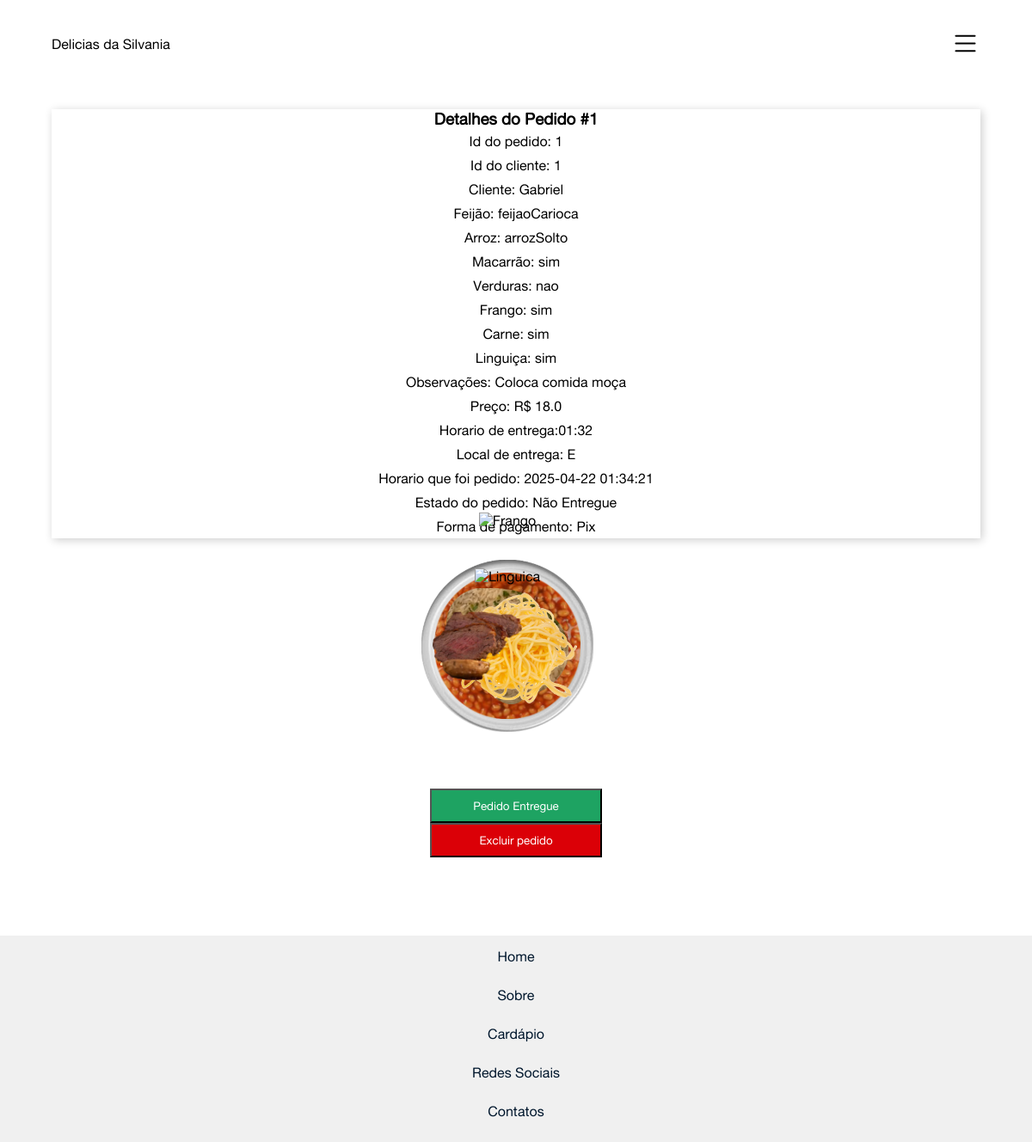
Page /lista/1 on the earlier database version.
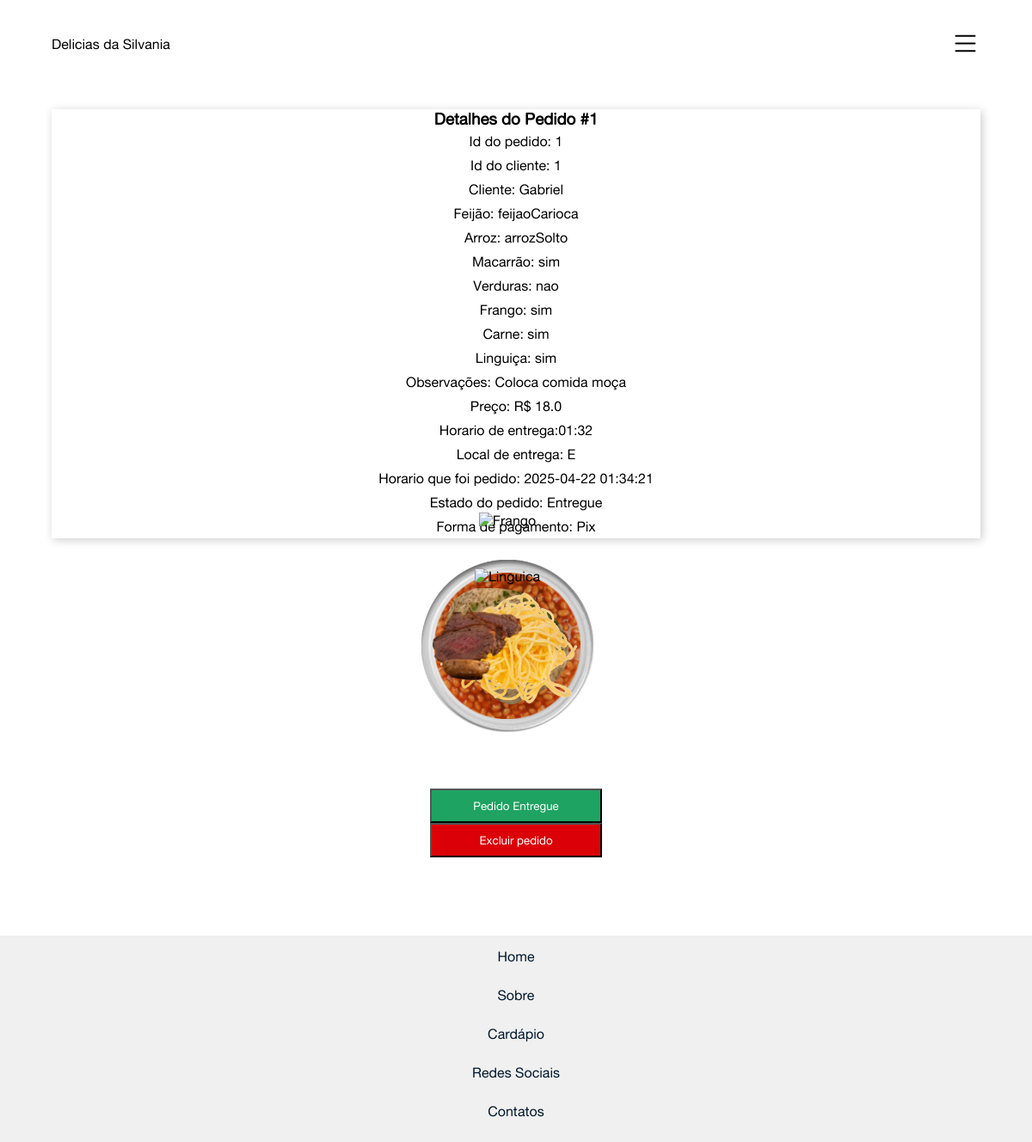
Same page on the later database version.
### tables this page shows
CREATE TABLE pedidos (
                     id INTEGER PRIMARY KEY AUTOINCREMENT,
                     id_Cliente INTEGER NOT NULL,
                     nome_Cliente TEXT NOT NULL,
                     tipo_Feijao TEXT,
                     tipo_Arroz TEXT,
                     macarrao TEXT,
                     verdura TEXT,
                     frango TEXT,
                     carne TEXT,
                     linguica TEXT,
                     obs TEXT,
                     preco REAL,
                     horario_Entrega DATETIME,
                     local_Entrega TEXT NOT NULL,
                     hora_Do_Pedido DATETIME DEFAULT CURRENT_TIMESTAMP,
                     status_Pedido TEXT NOT NULL,
                     forma_Pagamento TEXT NOT NULL
                );

### main.py (the view)
@app.route("/lista/<int:pedido_id>")
def pedido_completo(pedido_id):
    pedido = pedidosDB.id_buscar(pedido_id)
    if pedido:
        return render_template("pedido_completo.html", pedido=pedido)
    else:
        mensagem='Pedido não encontrado'
        return render_template("lista_pedido.html", mensagem=mensagem)

### pedidosDB.py (called while the page is built)
def id_buscar(pedido_id):
    conn = sqlite.connect('pedidosDB.sqlite')
    cursor = conn.cursor()
    cursor.execute('SELECT * FROM pedidos WHERE id = ?', (pedido_id, ))
    pedido = cursor.fetchone()
    conn.close()
    return pedido

### templates/pedido_completo.html (shortened to what this page needs)
{% extends "home.html" %}
{% block content %}
    <div class="container">
        <div class="pedido-container">
            <h3>Detalhes do Pedido #{{ pedido[0] }}</h3>
            <div class="pedido-detalhes"><span class="pedido-detalhes">Id do pedido:</span> {{ pedido[0] }}</div>
            <div class="pedido-detalhes"><span class="pedido-detalhes">Id do cliente:</span> {{ pedido[1] }}</div>
            <div class="pedido-detalhes"><span class="pedido-detalhes">Cliente:</span> {{ pedido[2] }}</div>
            <div class="pedido-detalhes"><span class="pedido-detalhes">Feijão:</span> {{ pedido[3] }}</div>
            <div class="pedido-detalhes"><span class="pedido-detalhes">Arroz:</span> {{ pedido[4] }}</div>
            <div class="pedido-detalhes"><span class="pedido-detalhes">Macarrão:</span> {{ pedido[5] }}</div>
            <div class="pedido-detalhes"><span class="pedido-detalhes">Verduras:</span> {{ pedido[6] }}</div>
            <div class="pedido-detalhes"><span class="pedido-detalhes">Frango:</span> {{ pedido[7] }}</div>
            <div class="pedido-detalhes"><span class="pedido-detalhes">Carne:</span> {{ pedido[8] }}</div>
            <div class="pedido-detalhes"><span class="pedido-detalhes">Linguiça:</span> {{ pedido[9] }}</div>
            <div class="pedido-detalhes"><span class="pedido-detalhes">Observações:</span> {{ pedido[10] }}</div>
            <div class="pedido-detalhes"><span class="pedido-detalhes">Preço:</span> R$ {{ pedido[11] }}</div>
            <div class="pedido-detalhes"><span class="pedido-detalhes">Horario de entrega:</span>{{ pedido[12] }}</div>
            <div class="pedido-detalhes"><span class="pedido-detalhes">Local de entrega:</span> {{ pedido[13] }}</div>
            <div class="pedido-detalhes"><span class="pedido-detalhes">Horario que foi pedido:</span> {{ pedido[14] }}</div>
            <div class="pedido-detalhes"><span class="pedido-detalhes">Estado do pedido:</span> {{ pedido[15] }}</div>
            <div class="pedido-detalhes"><span class="pedido-detalhes">Forma de pagamento:</span> {{ pedido[16] }}</div>
        </div>
    </div>
    <div class="container">
         <div class="container-quentinha">
            <div class="quentinha">
                {% if pedido[9] == "sim" %}
                    <img src="/static/linguica.png" alt="Linguica" class="ingrediente linguica">
                {% endif %}
            </div>
        </div>
    </div>
    <div class="container">
        <div class="lista-link">
            <ul>
                <li>
                    <a href="/lista/{{pedido [0]}}/entregue"><button class="verde">Pedido Entregue</button></a>
                </li>
                <li>
                    <a href="/lista/{{pedido [0]}}/retirar"><button class="vermelho">Excluir pedido</button></a>
                </li>
            </ul>
        </div>
    </div>
{% endblock %}

### templates/home.html (shortened to what this page needs)
<!DOCTYPE html>
<html lang="pt-br">
<head>
    <link rel="stylesheet" href="/static/css/style.css">
</head>
<body>
    <div class="container">
        <nav>
            <ul>
                <li>
                    Delicias da Silvania
                </li>
                <li onclick=mostrarSideBar()>
                    <img src="/static/menu.svg" class="svg" alt="">
                </li>
            </ul>
        </div>
    <main>
        {% block content %}{% endblock %}
    </main>
    <div class="container">
        <footer>
            <ul>
                <li>
                    <a href="/">Home</a>
                </li>
                <li>
                    <a href="">Sobre</a>
                </li>
                <li>
                    <a href="/cardapio">Cardápio</a>
                </li>
                <li>
                    <a href="">Redes Sociais</a>
                </li>
                <li>
                    <a href="">Contatos</a>
                </li>
            </ul>
        </footer>
    </div>
</body>
</html>

### static/css/style.css (style rules this page uses)
html, body { height: 100%; }
body { display: flex; flex-direction: column; }
* { margin: 0; padding: 0; box-sizing: border-box; scroll-behavior: smooth; font-family: "Alte-Regular"; }
button { height: 40px; width: 200px; }
:root { --primary: #db0007; --light: #fff; --dark: #00172d; ---rgba: rgba(0, 0, 0, 0.2) }
nav { display: flex; box-shadow: var(---rgba); width: 90%; align-items: center; justify-content: space-evenly; }
li { list-style: none; }
nav ul { width: 100%; list-style: none; display: flex; justify-content: flex-end; align-items: center }
nav li { height: 50px; display: flex; align-items: center; }
nav li:first-child { margin-right: auto; }
footer { display: flex; justify-content: center; background-color: #f0f0f0; width: 100%; text-decoration: none; list-style: none; }
footer li { width: 100%; height: 30px; margin: 15px 0 15px; text-align: center; text-decoration: none; list-style: none; }
footer a { width: 100%; text-decoration: none; color: var(--dark); }
.container { display: flex; justify-content: center; width: 100%; margin: 1.6rem 0rem 1.6rem 0rem; }
.pedido-detalhes { padding: 5px 0 5px; }
.pedido-container { display: flex; width: 90%; flex-flow: column; align-items: center; box-shadow: 2px 2px 10px var(---rgba); }
.quentinha { display: flex; justify-content: center; align-items: center; width: 90%; }
.ingrediente { position: absolute; }
.linguica { height: 180px; }
.svg { fill: black; width: 35px; }
.lista-link { display: flex; flex-flow: column; margin: 40px; gap: 30px; }
.verde { background-color: #1ea362; color: #fff; }
.vermelho { background-color: #db0007; color: #fff; }

Differences in the rows shown:
changed pedidos "Gabriel": status_Pedido "Não Entregue" → "Entregue"
